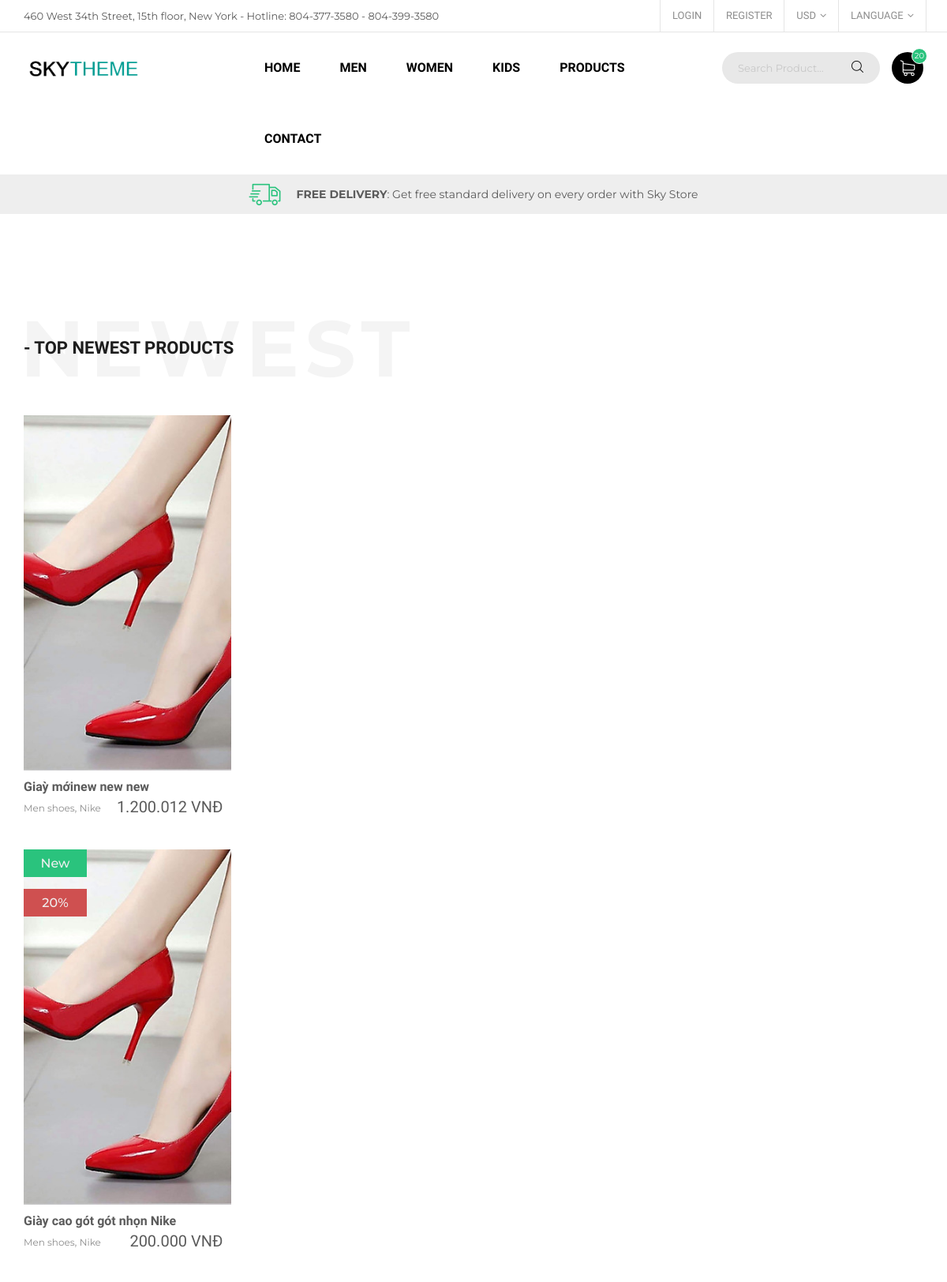
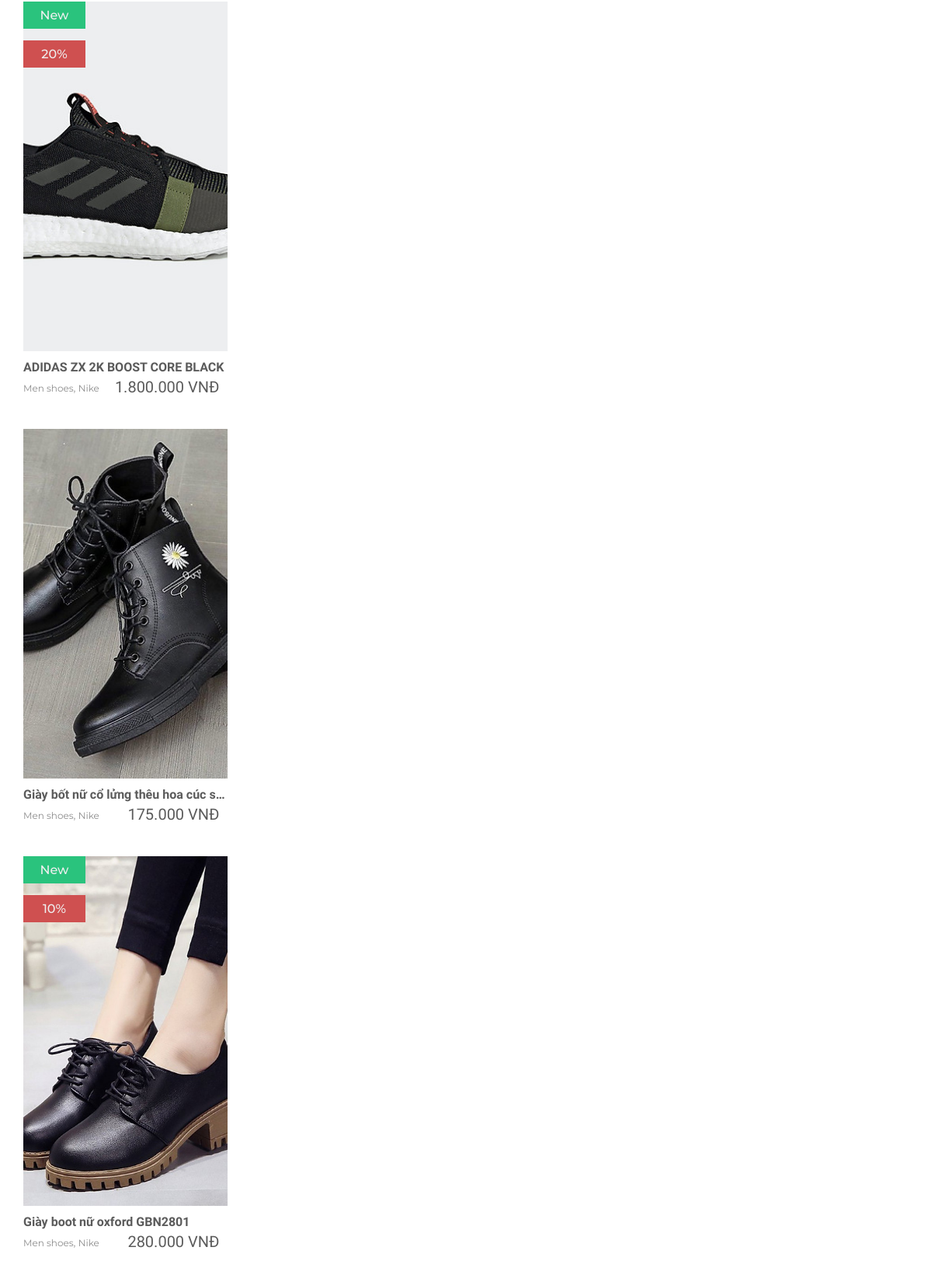
The page / (upper part) on the database its author committed (2 pictures, top to bottom).
### tables this page shows
CREATE TABLE IF NOT EXISTS `products` (
  `ID` int(11) NOT NULL AUTO_INCREMENT,
  `Name` varchar(100) NOT NULL,
  `image` varchar(150) NOT NULL,
  `description` text NOT NULL,
  `manu_ID` int(11) NOT NULL,
  `price` int(11) NOT NULL,
  `type_ID` int(11) NOT NULL,
  `KhuyenMai` varchar(200) DEFAULT NULL,
  `image2` varchar(150) NOT NULL,
  `image3` varchar(150) NOT NULL,
  `image1` varchar(150) NOT NULL,
  `ThongSoKT` varchar(500) NOT NULL,
  `create_at` timestamp NOT NULL DEFAULT CURRENT_TIMESTAMP ON UPDATE CURRENT_TIMESTAMP,
  `feature` tinyint(4) NOT NULL,
  `new` int(11) NOT NULL,
  `disc` int(11) NOT NULL,
  PRIMARY KEY (`ID`)
);

### models/Db.php (called while the page is built, shortened)
<?php
class Db
{
    public static $connection = NULL;
    public function __construct()
    {
        if (!self::$connection) {
            self::$connection = new mysqli('localhost', 'root', '', 'mydb_nhom9');
            self::$connection->set_charset('utf8');
        }
        return self::$connection;
    }
    public function select($sql)
    {
        $sql->execute();
        $items = $sql->get_result()->fetch_all(MYSQLI_ASSOC);
        return $items;
    }
}

### models/products.php (called while the page is built, shortened)
<?php
class Products extends Db
{
    public function getListProductsNew() {
        $sql = self::$connection->prepare("SELECT * FROM products ORDER BY create_at DESC LIMIT 8");
        return $this->select($sql);
    }
}

### new_product.php (shortened to what this page needs)
<?php
    $getListProductsNew = $products->getListProductsNew();
?>
<div class="ps-section--features-product ps-section masonry-root pt-100 pb-100">
    <div class="ps-container">
        <div class="ps-section__header mb-50">
            <h3 class="ps-section__title" data-mask="newest">- top newest products</h3>
        </div>
        <div class="ps-section__content pb-50">
            <div class="masonry-wrapper" data-col-md="4" data-col-sm="2" data-col-xs="1" data-gap="30"
                data-radio="100%">
                <div class="ps-masonry">
                    <?php foreach($getListProductsNew as $value) { ?>
                    <div class="grid-item">
                        <div class="grid-item__content-wrapper">
                            <div class="ps-shoe mb-30">
                                <div class="ps-shoe__thumbnail">
                                    <?php if ( $value['new'] == 1) { ?>
                                    <div class="ps-badge"><span>New</span></div>
                                    <?php $num = $value['disc']; if ( $num > 0) { ?>
                                    <div class="ps-badge ps-badge--sale ps-badge--2nd"><span><?php echo $num ?>%</span>
                                    </div>
                                    <?php } ?>
                                    <?php } ?>
                                    <a class="ps-shoe__favorite" href="#"><i class="ps-icon-heart"></i></a><img
                                        style="height: 450px; object-fit:cover" class="pro-image"
                                        src="template/images/<?php echo $value['image'] ?>" alt=""><a
                                        class="ps-shoe__overlay" href="product-detail.php?id=<?php echo $value['ID'] ?>"></a>
                                </div>
                                <div class="ps-shoe__content">
                                    <div class="ps-shoe__detail"><div class="ps-shoe__name" style="max-width: 260px;text-overflow: ellipsis;overflow: hidden;white-space: nowrap"
                                            ><?php echo $value['Name'] ?></div>
                                        <p class="ps-shoe__categories" style="margin-top: 5px"><a href="#">Men shoes</a>,<a href="#">
                                                Nike</a></p><span class="ps-shoe__price" style="top: 22px!important">
                                                <?php echo number_format($value["price"] , 0,",",".") ?> VNĐ</span>
                                    </div>
                                </div>
                            </div>
                        </div>
                    </div>
                    <?php } ?>
                </div>
            </div>
        </div>
    </div>
</div>

### rows shown on the page
products: image (picture), Name "Giaỳ mớinew new new", price "1.200.012"
products: disc "20", image (picture), Name "Giày cao gót gót nhọn Nike", price "200.000"
products: disc "20", image (picture), Name "ADIDAS ZX 2K BOOST CORE BLACK", price "1.800.000"
products: image (picture), Name "Giày bốt nữ cổ lửng thêu hoa cúc s…", price "175.000"
products: disc "10", image (picture), Name "Giày boot nữ oxford GBN2801", price "280.000"
